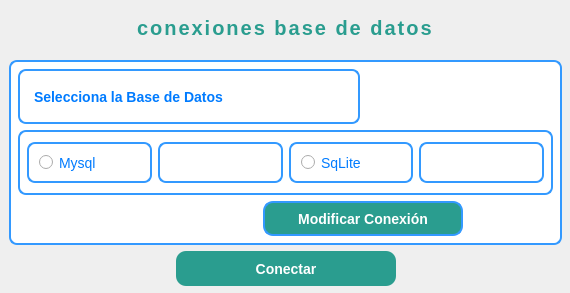
<?xml version="1.0" encoding="UTF-8"?>
<ui version="4.0">
 <class>windows_conec</class>
 <widget class="QWidget" name="windows_conec">
  <property name="geometry">
   <rect>
    <x>0</x>
    <y>0</y>
    <width>570</width>
    <height>293</height>
   </rect>
  </property>
  <property name="minimumSize">
   <size>
    <width>570</width>
    <height>293</height>
   </size>
  </property>
  <property name="maximumSize">
   <size>
    <width>570</width>
    <height>293</height>
   </size>
  </property>
  <property name="windowTitle">
   <string>Form</string>
  </property>
  <property name="styleSheet">
   <string notr="true"/>
  </property>
  <widget class="QWidget" name="a_widget_principal" native="true">
   <property name="geometry">
    <rect>
     <x>0</x>
     <y>0</y>
     <width>571</width>
     <height>295</height>
    </rect>
   </property>
   <property name="styleSheet">
    <string notr="true">QWidget {
    background-color: qlineargradient(
        spread:pad, 
        x1:0, y1:0, 
        x2:1, y2:1, 
        stop:0 #EAF4F4, 
        stop:1 #C7E6E5 
    );
    font-family: 'Montserrat', sans-serif;
    font-size: 12px;
    color: #555555; 
}</string>
   </property>
   <layout class="QGridLayout" name="gridLayout_4">
    <item row="0" column="2">
     <spacer name="horizontalSpacer_7">
      <property name="orientation">
       <enum>Qt::Horizontal</enum>
      </property>
      <property name="sizeHint" stdset="0">
       <size>
        <width>120</width>
        <height>20</height>
       </size>
      </property>
     </spacer>
    </item>
    <item row="0" column="1">
     <widget class="QLabel" name="a_label_title_windows">
      <property name="styleSheet">
       <string notr="true">QLabel{
    font-size: 20px;
    font-weight: bold;
    color: #2A9D8F; 
    letter-spacing: 2px;
    qproperty-alignment: AlignCenter; 
    margin-top: 10px;
}
</string>
      </property>
      <property name="text">
       <string>conexiones base de datos</string>
      </property>
     </widget>
    </item>
    <item row="0" column="0">
     <spacer name="horizontalSpacer_6">
      <property name="orientation">
       <enum>Qt::Horizontal</enum>
      </property>
      <property name="sizeHint" stdset="0">
       <size>
        <width>120</width>
        <height>20</height>
       </size>
      </property>
     </spacer>
    </item>
    <item row="1" column="0" colspan="3">
     <widget class="QWidget" name="widget" native="true">
      <layout class="QGridLayout" name="gridLayout_3">
       <item row="1" column="0">
        <spacer name="horizontalSpacer_4">
         <property name="orientation">
          <enum>Qt::Horizontal</enum>
         </property>
         <property name="sizeHint" stdset="0">
          <size>
           <width>148</width>
           <height>20</height>
          </size>
         </property>
        </spacer>
       </item>
       <item row="1" column="1">
        <widget class="QPushButton" name="a_button_app">
         <property name="minimumSize">
          <size>
           <width>220</width>
           <height>35</height>
          </size>
         </property>
         <property name="styleSheet">
          <string notr="true">QPushButton {
    background-color: #2A9D8F; /* Verde original */
    color: white;
    border-radius: 10px;
    padding: 5px;
    font-size: 14px;
    font-weight: bold;
}

QPushButton:hover {
    background-color: #A4C639; /* Verde-amarillo intermedio */
}

QPushButton:pressed {
    background-color: #E76F51; /* Naranja intenso para contraste */
    color: #FFFFFF; /* Texto blanco */
}

</string>
         </property>
         <property name="text">
          <string>Conectar</string>
         </property>
        </widget>
       </item>
       <item row="1" column="2">
        <spacer name="horizontalSpacer_5">
         <property name="orientation">
          <enum>Qt::Horizontal</enum>
         </property>
         <property name="sizeHint" stdset="0">
          <size>
           <width>149</width>
           <height>20</height>
          </size>
         </property>
        </spacer>
       </item>
       <item row="0" column="0" colspan="3">
        <widget class="QWidget" name="a_widget_grupo_conec" native="true">
         <property name="styleSheet">
          <string notr="true">QWidget {
    border: 2px solid #3399FF;
    border-radius: 8px;
    padding: 10px;
    background-color: #FFFFFF;
}</string>
         </property>
         <layout class="QGridLayout" name="gridLayout_2">
          <item row="0" column="0" colspan="2">
           <widget class="QLabel" name="label_title_grupo">
            <property name="minimumSize">
             <size>
              <width>245</width>
              <height>55</height>
             </size>
            </property>
            <property name="styleSheet">
             <string notr="true">QLabel#label_title_grupo {
    color: #007BFF;
    font-size: 14px;
    font-weight: bold;
}
</string>
            </property>
            <property name="text">
             <string>Selecciona la Base de Datos</string>
            </property>
           </widget>
          </item>
          <item row="0" column="2" colspan="2">
           <spacer name="horizontalSpacer">
            <property name="orientation">
             <enum>Qt::Horizontal</enum>
            </property>
            <property name="sizeHint" stdset="0">
             <size>
              <width>166</width>
              <height>20</height>
             </size>
            </property>
           </spacer>
          </item>
          <item row="1" column="0" colspan="4">
           <widget class="QWidget" name="widget_2" native="true">
            <property name="minimumSize">
             <size>
              <width>320</width>
              <height>65</height>
             </size>
            </property>
            <layout class="QGridLayout" name="gridLayout">
             <item row="0" column="0">
              <widget class="QRadioButton" name="a_radioButton_mysql">
               <property name="styleSheet">
                <string notr="true">QRadioButton {
    font-size: 14px;
    color: #007BFF;
}</string>
               </property>
               <property name="text">
                <string>Mysql</string>
               </property>
              </widget>
             </item>
             <item row="0" column="1">
              <widget class="QLabel" name="a_label_color_mysql">
               <property name="text">
                <string/>
               </property>
              </widget>
             </item>
             <item row="0" column="2">
              <widget class="QRadioButton" name="a_radioButton_sqlite">
               <property name="styleSheet">
                <string notr="true">QRadioButton {
    font-size: 14px;
    color: #007BFF;
}</string>
               </property>
               <property name="text">
                <string>SqLite</string>
               </property>
              </widget>
             </item>
             <item row="0" column="3">
              <widget class="QLabel" name="a_label_color_sqlite">
               <property name="text">
                <string/>
               </property>
              </widget>
             </item>
            </layout>
           </widget>
          </item>
          <item row="2" column="0">
           <spacer name="horizontalSpacer_2">
            <property name="orientation">
             <enum>Qt::Horizontal</enum>
            </property>
            <property name="sizeHint" stdset="0">
             <size>
              <width>236</width>
              <height>20</height>
             </size>
            </property>
           </spacer>
          </item>
          <item row="2" column="1" colspan="2">
           <widget class="QPushButton" name="a_button_conec">
            <property name="minimumSize">
             <size>
              <width>200</width>
              <height>35</height>
             </size>
            </property>
            <property name="styleSheet">
             <string notr="true">QPushButton {
    background-color: #2A9D8F; /* Verde original */
    color: white;
    border-radius: 10px;
    padding: 5px;
    font-size: 14px;
    font-weight: bold;
}

QPushButton:hover {
    background-color: #A4C639; /* Verde-amarillo intermedio */
}

QPushButton:pressed {
    background-color: #E76F51; /* Naranja intenso para contraste */
    color: #FFFFFF; /* Texto blanco */
}
</string>
            </property>
            <property name="text">
             <string>Modificar Conexión</string>
            </property>
           </widget>
          </item>
          <item row="2" column="3">
           <spacer name="horizontalSpacer_3">
            <property name="orientation">
             <enum>Qt::Horizontal</enum>
            </property>
            <property name="sizeHint" stdset="0">
             <size>
              <width>63</width>
              <height>20</height>
             </size>
            </property>
           </spacer>
          </item>
         </layout>
        </widget>
       </item>
      </layout>
     </widget>
    </item>
   </layout>
  </widget>
 </widget>
 <resources/>
 <connections/>
</ui>
